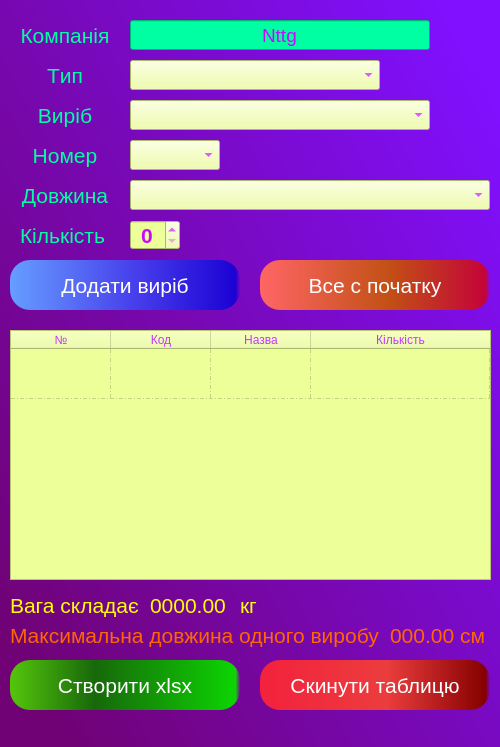
<?xml version="1.0" encoding="UTF-8"?>
<ui version="4.0">
 <class>MainWindow</class>
 <widget class="QMainWindow" name="MainWindow">
  <property name="windowModality">
   <enum>Qt::ApplicationModal</enum>
  </property>
  <property name="enabled">
   <bool>true</bool>
  </property>
  <property name="geometry">
   <rect>
    <x>0</x>
    <y>0</y>
    <width>500</width>
    <height>747</height>
   </rect>
  </property>
  <property name="font">
   <font>
    <family>Calibri</family>
    <pointsize>12</pointsize>
    <weight>75</weight>
    <italic>true</italic>
    <bold>true</bold>
    <strikeout>false</strikeout>
   </font>
  </property>
  <property name="windowTitle">
   <string notr="true">BendingPriceCalc</string>
  </property>
  <property name="styleSheet">
   <string notr="true">background-color: qlineargradient(spread:pad, x1:0.011, y1:0.852455, x2:0.96, y2:0.085, stop:0 rgba(112, 2, 117, 255), stop:1 rgba(128, 16, 255, 255));</string>
  </property>
  <property name="locale">
   <locale language="English" country="UnitedStates"/>
  </property>
  <widget class="QWidget" name="bending_price_calc_window">
   <property name="styleSheet">
    <string notr="true"/>
   </property>
   <widget class="QLabel" name="company_label">
    <property name="geometry">
     <rect>
      <x>20</x>
      <y>20</y>
      <width>90</width>
      <height>30</height>
     </rect>
    </property>
    <property name="font">
     <font>
      <pointsize>16</pointsize>
     </font>
    </property>
    <property name="styleSheet">
     <string notr="true">background-color: qlineargradient(spread:pad, x1:0, y1:0, x2:1, y2:0, stop:0 rgba(0, 0, 0, 0), stop:1 rgba(255, 255, 255, 0));
color: rgb(0, 255, 162);</string>
    </property>
    <property name="locale">
     <locale language="Ukrainian" country="Ukraine"/>
    </property>
    <property name="text">
     <string>Компанія</string>
    </property>
    <property name="alignment">
     <set>Qt::AlignCenter</set>
    </property>
   </widget>
   <widget class="QLineEdit" name="company_name">
    <property name="geometry">
     <rect>
      <x>130</x>
      <y>20</y>
      <width>300</width>
      <height>30</height>
     </rect>
    </property>
    <property name="font">
     <font>
      <pointsize>14</pointsize>
     </font>
    </property>
    <property name="styleSheet">
     <string notr="true">QLineEdit{
	background-color: rgb(0, 255, 162);
	color: rgb(202, 8, 255);
}

QLineEdit:hover {
	border: 3px solid rgb(2, 35, 255);
}
QLineEdit:focus {

	border: 3px solid rgb(225, 255, 249);
}</string>
    </property>
    <property name="text">
     <string>Nttg</string>
    </property>
    <property name="alignment">
     <set>Qt::AlignCenter</set>
    </property>
   </widget>
   <widget class="QLabel" name="type_label">
    <property name="geometry">
     <rect>
      <x>20</x>
      <y>60</y>
      <width>90</width>
      <height>30</height>
     </rect>
    </property>
    <property name="font">
     <font>
      <pointsize>16</pointsize>
     </font>
    </property>
    <property name="styleSheet">
     <string notr="true">background-color: qlineargradient(spread:pad, x1:0, y1:0, x2:1, y2:0, stop:0 rgba(0, 0, 0, 0), stop:1 rgba(255, 255, 255, 0));
color: rgb(0, 255, 162);</string>
    </property>
    <property name="text">
     <string>Tип</string>
    </property>
    <property name="alignment">
     <set>Qt::AlignCenter</set>
    </property>
   </widget>
   <widget class="QComboBox" name="type_value">
    <property name="geometry">
     <rect>
      <x>130</x>
      <y>60</y>
      <width>250</width>
      <height>30</height>
     </rect>
    </property>
    <property name="styleSheet">
     <string notr="true">QComboBox{
	background-color: rgb(237, 255, 152);
	color: rgb(202, 8, 255);
}
QComboBox:hover {
	border: 3px solid rgb(2, 35, 255);
}
QComboBox:focus {

	border: 3px solid rgb(225, 255, 249);
}</string>
    </property>
   </widget>
   <widget class="QLabel" name="item_label">
    <property name="geometry">
     <rect>
      <x>20</x>
      <y>100</y>
      <width>90</width>
      <height>30</height>
     </rect>
    </property>
    <property name="font">
     <font>
      <pointsize>16</pointsize>
     </font>
    </property>
    <property name="styleSheet">
     <string notr="true">background-color: qlineargradient(spread:pad, x1:0, y1:0, x2:1, y2:0, stop:0 rgba(0, 0, 0, 0), stop:1 rgba(255, 255, 255, 0));
color: rgb(0, 255, 162);</string>
    </property>
    <property name="text">
     <string>Виріб</string>
    </property>
    <property name="alignment">
     <set>Qt::AlignCenter</set>
    </property>
   </widget>
   <widget class="QComboBox" name="item_value">
    <property name="geometry">
     <rect>
      <x>130</x>
      <y>100</y>
      <width>300</width>
      <height>30</height>
     </rect>
    </property>
    <property name="whatsThis">
     <string>&lt;html&gt;&lt;head/&gt;&lt;body&gt;&lt;p&gt;QComboBox{&lt;/p&gt;&lt;p&gt;	background-color: rgb(237, 255, 152);&lt;/p&gt;&lt;p&gt;	color: rgb(202, 8, 255);&lt;/p&gt;&lt;p&gt;}&lt;/p&gt;&lt;p&gt;QComboBoxt:hover {&lt;/p&gt;&lt;p&gt;	border: 3px solid rgb(2, 35, 255);&lt;/p&gt;&lt;p&gt;}&lt;/p&gt;&lt;p&gt;QComboBox:focus {&lt;/p&gt;&lt;p&gt;&lt;br/&gt;&lt;/p&gt;&lt;p&gt;	border: 3px solid rgb(225, 255, 249);&lt;/p&gt;&lt;p&gt;}&lt;/p&gt;&lt;/body&gt;&lt;/html&gt;</string>
    </property>
    <property name="styleSheet">
     <string notr="true">QComboBox{
	background-color: rgb(237, 255, 152);
	color: rgb(202, 8, 255);
}
QComboBox:hover {
	border: 3px solid rgb(2, 35, 255);
}
QComboBox:focus {

	border: 3px solid rgb(225, 255, 249);
}</string>
    </property>
   </widget>
   <widget class="QLabel" name="number_label">
    <property name="geometry">
     <rect>
      <x>20</x>
      <y>140</y>
      <width>90</width>
      <height>30</height>
     </rect>
    </property>
    <property name="font">
     <font>
      <pointsize>16</pointsize>
      <weight>50</weight>
      <bold>false</bold>
     </font>
    </property>
    <property name="styleSheet">
     <string notr="true">background-color: qlineargradient(spread:pad, x1:0, y1:0, x2:1, y2:0, stop:0 rgba(0, 0, 0, 0), stop:1 rgba(255, 255, 255, 0));
color: rgb(0, 255, 162);</string>
    </property>
    <property name="text">
     <string>Номер</string>
    </property>
    <property name="alignment">
     <set>Qt::AlignCenter</set>
    </property>
   </widget>
   <widget class="QComboBox" name="number_value">
    <property name="geometry">
     <rect>
      <x>130</x>
      <y>140</y>
      <width>90</width>
      <height>30</height>
     </rect>
    </property>
    <property name="styleSheet">
     <string notr="true">QComboBox{
	background-color: rgb(237, 255, 152);
	color: rgb(202, 8, 255);
}
QComboBox:hover {
	border: 3px solid rgb(2, 35, 255);
}
QComboBox:focus {

	border: 3px solid rgb(225, 255, 249);
}</string>
    </property>
   </widget>
   <widget class="QLabel" name="length_label">
    <property name="geometry">
     <rect>
      <x>20</x>
      <y>180</y>
      <width>90</width>
      <height>30</height>
     </rect>
    </property>
    <property name="font">
     <font>
      <pointsize>16</pointsize>
     </font>
    </property>
    <property name="styleSheet">
     <string notr="true">background-color: qlineargradient(spread:pad, x1:0, y1:0, x2:1, y2:0, stop:0 rgba(0, 0, 0, 0), stop:1 rgba(255, 255, 255, 0));
color: rgb(0, 255, 162);</string>
    </property>
    <property name="text">
     <string>Довжина</string>
    </property>
    <property name="alignment">
     <set>Qt::AlignCenter</set>
    </property>
   </widget>
   <widget class="QComboBox" name="length_value">
    <property name="geometry">
     <rect>
      <x>130</x>
      <y>180</y>
      <width>360</width>
      <height>30</height>
     </rect>
    </property>
    <property name="styleSheet">
     <string notr="true">QComboBox{
	background-color: rgb(237, 255, 152);
	color: rgb(202, 8, 255);
}
QComboBox:hover {
	border: 3px solid rgb(2, 35, 255);
}
QComboBox:focus {

	border: 3px solid rgb(225, 255, 249);
}</string>
    </property>
   </widget>
   <widget class="QLabel" name="quantity_label">
    <property name="geometry">
     <rect>
      <x>20</x>
      <y>220</y>
      <width>90</width>
      <height>30</height>
     </rect>
    </property>
    <property name="font">
     <font>
      <pointsize>16</pointsize>
     </font>
    </property>
    <property name="styleSheet">
     <string notr="true">background-color: qlineargradient(spread:pad, x1:0, y1:0, x2:1, y2:0, stop:0 rgba(0, 0, 0, 0), stop:1 rgba(255, 255, 255, 0));
color: rgb(0, 255, 162);</string>
    </property>
    <property name="text">
     <string>Кількість</string>
    </property>
   </widget>
   <widget class="QSpinBox" name="quantity_value">
    <property name="geometry">
     <rect>
      <x>130</x>
      <y>220</y>
      <width>50</width>
      <height>30</height>
     </rect>
    </property>
    <property name="font">
     <font>
      <pointsize>16</pointsize>
      <weight>75</weight>
      <bold>true</bold>
     </font>
    </property>
    <property name="styleSheet">
     <string notr="true">QSpinBox{
	background-color: rgb(237, 255, 152);
	color: rgb(202, 8, 255);
}
QSpinBox:hover {
	border: 3px solid rgb(2, 35, 255);
}
QSpinBox:focus {

	border: 3px solid rgb(225, 255, 249);
}</string>
    </property>
    <property name="alignment">
     <set>Qt::AlignCenter</set>
    </property>
   </widget>
   <widget class="QPushButton" name="add_item_button">
    <property name="geometry">
     <rect>
      <x>10</x>
      <y>260</y>
      <width>230</width>
      <height>50</height>
     </rect>
    </property>
    <property name="font">
     <font>
      <pointsize>16</pointsize>
     </font>
    </property>
    <property name="styleSheet">
     <string notr="true">QPushButton {
color:white;
background-color: qlineargradient(spread:pad, x1:0, y1:0, x2:1, y2:0, stop:0 rgba(102, 158, 255, 255), stop:0.55 rgba(71, 61, 235, 255), stop:0.98 rgba(27, 2, 212, 255), stop:1 rgba(0, 0, 0, 0));
border-radius: 20px;
}

QPushButton:hover {
    background-color:  rgb(48, 221, 255);
}</string>
    </property>
    <property name="text">
     <string>Додати виріб</string>
    </property>
   </widget>
   <widget class="QPushButton" name="reset_button">
    <property name="geometry">
     <rect>
      <x>260</x>
      <y>260</y>
      <width>230</width>
      <height>50</height>
     </rect>
    </property>
    <property name="font">
     <font>
      <pointsize>16</pointsize>
     </font>
    </property>
    <property name="styleSheet">
     <string notr="true">QPushButton {
background-color:qlineargradient(spread:pad, x1:0, y1:0, x2:1, y2:0, stop:0 rgba(255, 102, 102, 255), stop:0.5625 rgba(194, 80, 21, 255), stop:0.98 rgba(196, 4, 56, 255), stop:1 rgba(0, 0, 0, 0));
color:white;
border-radius: 20px;
}

QPushButton:hover {
    background-color:  rgb(48, 221, 255);
}</string>
    </property>
    <property name="text">
     <string>Все с початку</string>
    </property>
   </widget>
   <widget class="QTableWidget" name="table">
    <property name="geometry">
     <rect>
      <x>10</x>
      <y>330</y>
      <width>481</width>
      <height>250</height>
     </rect>
    </property>
    <property name="styleSheet">
     <string notr="true">background:rgb(237, 255, 152);
color: rgb(199, 55, 255);</string>
    </property>
    <property name="gridStyle">
     <enum>Qt::DashDotLine</enum>
    </property>
    <property name="rowCount">
     <number>1</number>
    </property>
    <property name="columnCount">
     <number>4</number>
    </property>
    <attribute name="horizontalHeaderVisible">
     <bool>true</bool>
    </attribute>
    <attribute name="horizontalHeaderCascadingSectionResizes">
     <bool>false</bool>
    </attribute>
    <attribute name="horizontalHeaderDefaultSectionSize">
     <number>100</number>
    </attribute>
    <attribute name="horizontalHeaderHighlightSections">
     <bool>false</bool>
    </attribute>
    <attribute name="horizontalHeaderShowSortIndicator" stdset="0">
     <bool>false</bool>
    </attribute>
    <attribute name="horizontalHeaderStretchLastSection">
     <bool>true</bool>
    </attribute>
    <attribute name="verticalHeaderVisible">
     <bool>false</bool>
    </attribute>
    <attribute name="verticalHeaderDefaultSectionSize">
     <number>50</number>
    </attribute>
    <attribute name="verticalHeaderHighlightSections">
     <bool>false</bool>
    </attribute>
    <row>
     <property name="text">
      <string>test</string>
     </property>
    </row>
    <column>
     <property name="text">
      <string>№</string>
     </property>
    </column>
    <column>
     <property name="text">
      <string>Код</string>
     </property>
    </column>
    <column>
     <property name="text">
      <string>Назва</string>
     </property>
    </column>
    <column>
     <property name="text">
      <string>Кількість</string>
     </property>
    </column>
   </widget>
   <widget class="QLabel" name="weight_label">
    <property name="geometry">
     <rect>
      <x>10</x>
      <y>590</y>
      <width>130</width>
      <height>30</height>
     </rect>
    </property>
    <property name="font">
     <font>
      <pointsize>16</pointsize>
     </font>
    </property>
    <property name="styleSheet">
     <string notr="true">background-color: qlineargradient(spread:pad, x1:0, y1:0, x2:1, y2:0, stop:0 rgba(0, 0, 0, 0), stop:1 rgba(255, 255, 255, 0));
color: rgb(255, 255, 0);</string>
    </property>
    <property name="text">
     <string>Вага складає</string>
    </property>
   </widget>
   <widget class="QLabel" name="weight_value">
    <property name="geometry">
     <rect>
      <x>150</x>
      <y>590</y>
      <width>80</width>
      <height>30</height>
     </rect>
    </property>
    <property name="font">
     <font>
      <pointsize>16</pointsize>
     </font>
    </property>
    <property name="styleSheet">
     <string notr="true">background-color: qlineargradient(spread:pad, x1:0, y1:0, x2:1, y2:0, stop:0 rgba(0, 0, 0, 0), stop:1 rgba(255, 255, 255, 0));
color: rgb(255, 255, 0);</string>
    </property>
    <property name="text">
     <string>0000.00</string>
    </property>
   </widget>
   <widget class="QLabel" name="kg_label">
    <property name="geometry">
     <rect>
      <x>240</x>
      <y>590</y>
      <width>30</width>
      <height>30</height>
     </rect>
    </property>
    <property name="font">
     <font>
      <pointsize>16</pointsize>
     </font>
    </property>
    <property name="styleSheet">
     <string notr="true">background-color: qlineargradient(spread:pad, x1:0, y1:0, x2:1, y2:0, stop:0 rgba(0, 0, 0, 0), stop:1 rgba(255, 255, 255, 0));
color: rgb(255, 255, 0);</string>
    </property>
    <property name="text">
     <string>кг</string>
    </property>
   </widget>
   <widget class="QLabel" name="lenght_label">
    <property name="geometry">
     <rect>
      <x>10</x>
      <y>620</y>
      <width>370</width>
      <height>30</height>
     </rect>
    </property>
    <property name="font">
     <font>
      <pointsize>16</pointsize>
     </font>
    </property>
    <property name="styleSheet">
     <string notr="true">background-color: qlineargradient(spread:pad, x1:0, y1:0, x2:1, y2:0, stop:0 rgba(0, 0, 0, 0), stop:1 rgba(255, 255, 255, 0));
color: rgb(255, 102, 0);</string>
    </property>
    <property name="text">
     <string>Максимальна довжина одного виробу</string>
    </property>
   </widget>
   <widget class="QLabel" name="lenght_value">
    <property name="geometry">
     <rect>
      <x>390</x>
      <y>620</y>
      <width>65</width>
      <height>30</height>
     </rect>
    </property>
    <property name="font">
     <font>
      <pointsize>16</pointsize>
     </font>
    </property>
    <property name="styleSheet">
     <string notr="true">background-color: qlineargradient(spread:pad, x1:0, y1:0, x2:1, y2:0, stop:0 rgba(0, 0, 0, 0), stop:1 rgba(255, 255, 255, 0));
color: rgb(255, 102, 0);</string>
    </property>
    <property name="text">
     <string>000.00</string>
    </property>
   </widget>
   <widget class="QLabel" name="cm_label">
    <property name="geometry">
     <rect>
      <x>460</x>
      <y>620</y>
      <width>35</width>
      <height>30</height>
     </rect>
    </property>
    <property name="font">
     <font>
      <pointsize>16</pointsize>
     </font>
    </property>
    <property name="styleSheet">
     <string notr="true">background-color: qlineargradient(spread:pad, x1:0, y1:0, x2:1, y2:0, stop:0 rgba(0, 0, 0, 0), stop:1 rgba(255, 255, 255, 0));
color: rgb(255, 102, 0);</string>
    </property>
    <property name="text">
     <string>см</string>
    </property>
   </widget>
   <widget class="QPushButton" name="xlsx_button">
    <property name="geometry">
     <rect>
      <x>10</x>
      <y>660</y>
      <width>230</width>
      <height>50</height>
     </rect>
    </property>
    <property name="font">
     <font>
      <pointsize>16</pointsize>
     </font>
    </property>
    <property name="styleSheet">
     <string notr="true">QPushButton {
background-color: qlineargradient(spread:pad, x1:0, y1:0, x2:1, y2:0, stop:0 rgba(84, 198, 11, 255), stop:0.369318 rgba(23, 104, 10, 255), stop:0.98 rgba(13, 212, 2, 255), stop:1 rgba(0, 0, 0, 0));
color:white;
border-radius: 20px;
}

QPushButton:hover {
    background-color:  rgb(48, 221, 255);
}</string>
    </property>
    <property name="text">
     <string>Створити xlsx</string>
    </property>
   </widget>
   <widget class="QPushButton" name="clear_table_button">
    <property name="geometry">
     <rect>
      <x>260</x>
      <y>660</y>
      <width>230</width>
      <height>50</height>
     </rect>
    </property>
    <property name="font">
     <font>
      <pointsize>16</pointsize>
     </font>
    </property>
    <property name="styleSheet">
     <string notr="true">QPushButton {
background-color: qlineargradient(spread:pad, x1:0, y1:0, x2:1, y2:0, stop:0 rgba(243, 33, 61, 255), stop:0.55 rgba(235, 61, 61, 255), stop:0.98 rgba(134, 0, 0, 255), stop:1 rgba(0, 0, 0, 0));
color:white;
border-radius: 20px;
}

QPushButton:hover {
    background-color:  rgb(48, 221, 255);
}</string>
    </property>
    <property name="text">
     <string>Скинути таблицю</string>
    </property>
   </widget>
  </widget>
 </widget>
 <resources/>
 <connections/>
</ui>
